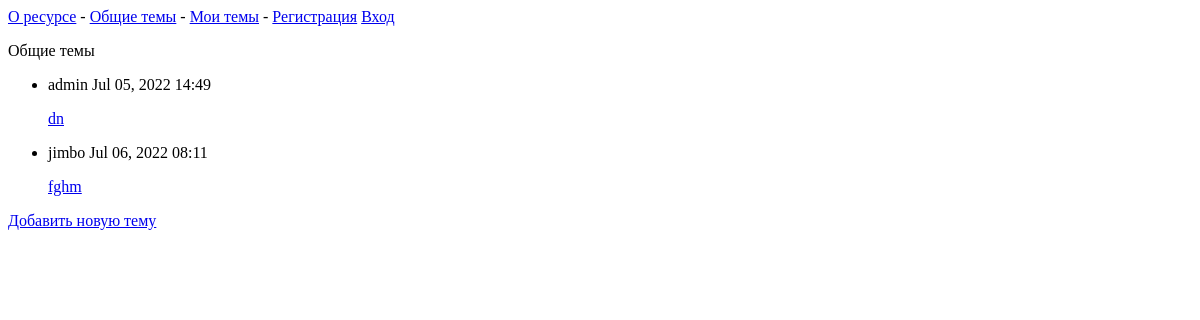
/public_topics/, run on an earlier commit of the app's database.
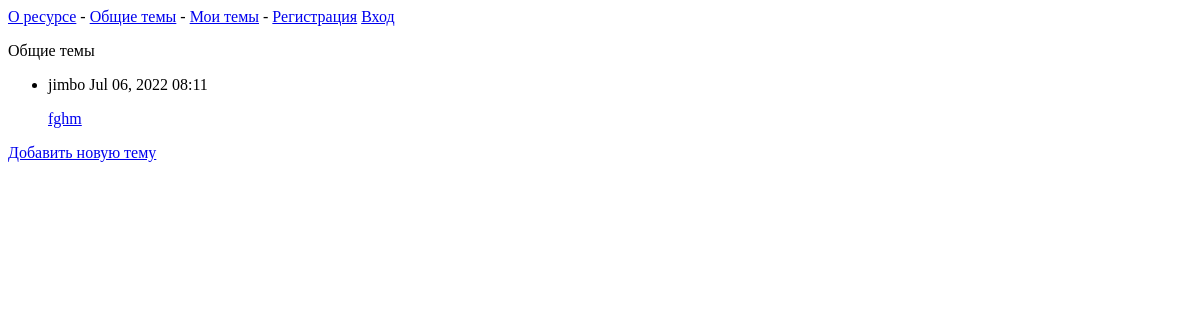
And on a later commit of the database.
### learning_logs/models.py (models this page shows)
class Topic(models.Model):
    text = models.CharField(max_length=200) #topic name
    data_added = models.DateTimeField(auto_now_add=True) #assign a date
    owner = models.ForeignKey(User, on_delete=models.CASCADE)
    public = models.BooleanField(default=False)
    def __str__(self):
        return self.text

### learning_logs/views.py (the view)
# urls.py: path('public_topics/', views.public_topics, name='public_topics'),
def public_topics(request):
    topics = Topic.objects.filter(public=True).order_by('data_added')
    context = {'topics': topics}
    return render(request, 'learning_logs/public_topics.html', context)

### learning_logs/templates/learning_logs/public_topics.html
{% extends "learning_logs/base.html" %}
{% block content %}
  <p>Общие темы</p>
  <ul>
    {% for topic in topics %}
      <li>
        <p>{{ topic.owner }} {{ topic.data_added|date:'M d, Y H:i' }}</p>
	<a href="{% url 'learning_logs:topic' topic.id %}">{{ topic }}</a>
      </li>
    {% empty %}
      <li>Нет добавленных тем.</li>
    {% endfor %}
  </ul>
<a href="{% url 'learning_logs:new_public_topic' %}">Добавить новую тему</a>
{% endblock content %}

What changed in the data, as far as the page shows it:
removed Topic: owner "admin", data_added "Jul 05, 2022 14:49", text "dn"
